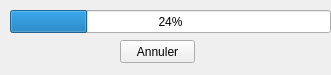
<?xml version="1.0" encoding="UTF-8"?>
<ui version="4.0">
 <class>ProcessProgressBar</class>
 <widget class="QWidget" name="ProcessProgressBar">
  <property name="geometry">
   <rect>
    <x>0</x>
    <y>0</y>
    <width>331</width>
    <height>75</height>
   </rect>
  </property>
  <property name="windowTitle">
   <string>Form</string>
  </property>
  <widget class="QProgressBar" name="progressBar">
   <property name="geometry">
    <rect>
     <x>10</x>
     <y>10</y>
     <width>321</width>
     <height>23</height>
    </rect>
   </property>
   <property name="value">
    <number>24</number>
   </property>
  </widget>
  <widget class="QPushButton" name="pushButton">
   <property name="geometry">
    <rect>
     <x>120</x>
     <y>40</y>
     <width>75</width>
     <height>23</height>
    </rect>
   </property>
   <property name="text">
    <string>Annuler</string>
   </property>
  </widget>
 </widget>
 <resources/>
 <connections/>
</ui>
